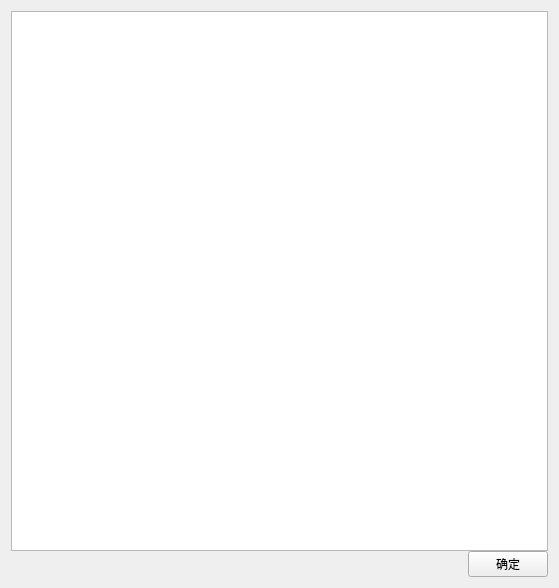
<?xml version="1.0" encoding="UTF-8"?>
<ui version="4.0">
 <class>Form</class>
 <widget class="QWidget" name="Form">
  <property name="geometry">
   <rect>
    <x>0</x>
    <y>0</y>
    <width>559</width>
    <height>588</height>
   </rect>
  </property>
  <property name="windowTitle">
   <string>文件加载进程窗</string>
  </property>
  <layout class="QGridLayout" name="gridLayout">
   <item row="0" column="0">
    <layout class="QVBoxLayout" name="verticalLayout">
     <property name="spacing">
      <number>0</number>
     </property>
     <item>
      <widget class="QListWidget" name="listWidget_load_file"/>
     </item>
     <item>
      <layout class="QHBoxLayout" name="horizontalLayout">
       <item>
        <spacer name="horizontalSpacer">
         <property name="orientation">
          <enum>Qt::Horizontal</enum>
         </property>
         <property name="sizeHint" stdset="0">
          <size>
           <width>40</width>
           <height>20</height>
          </size>
         </property>
        </spacer>
       </item>
       <item>
        <widget class="QPushButton" name="pushButton">
         <property name="text">
          <string>确定</string>
         </property>
        </widget>
       </item>
      </layout>
     </item>
    </layout>
   </item>
  </layout>
 </widget>
 <resources/>
 <connections>
  <connection>
   <sender>pushButton</sender>
   <signal>clicked()</signal>
   <receiver>Form</receiver>
   <slot>close()</slot>
   <hints>
    <hint type="sourcelabel">
     <x>104</x>
     <y>227</y>
    </hint>
    <hint type="destinationlabel">
     <x>376</x>
     <y>258</y>
    </hint>
   </hints>
  </connection>
 </connections>
</ui>
